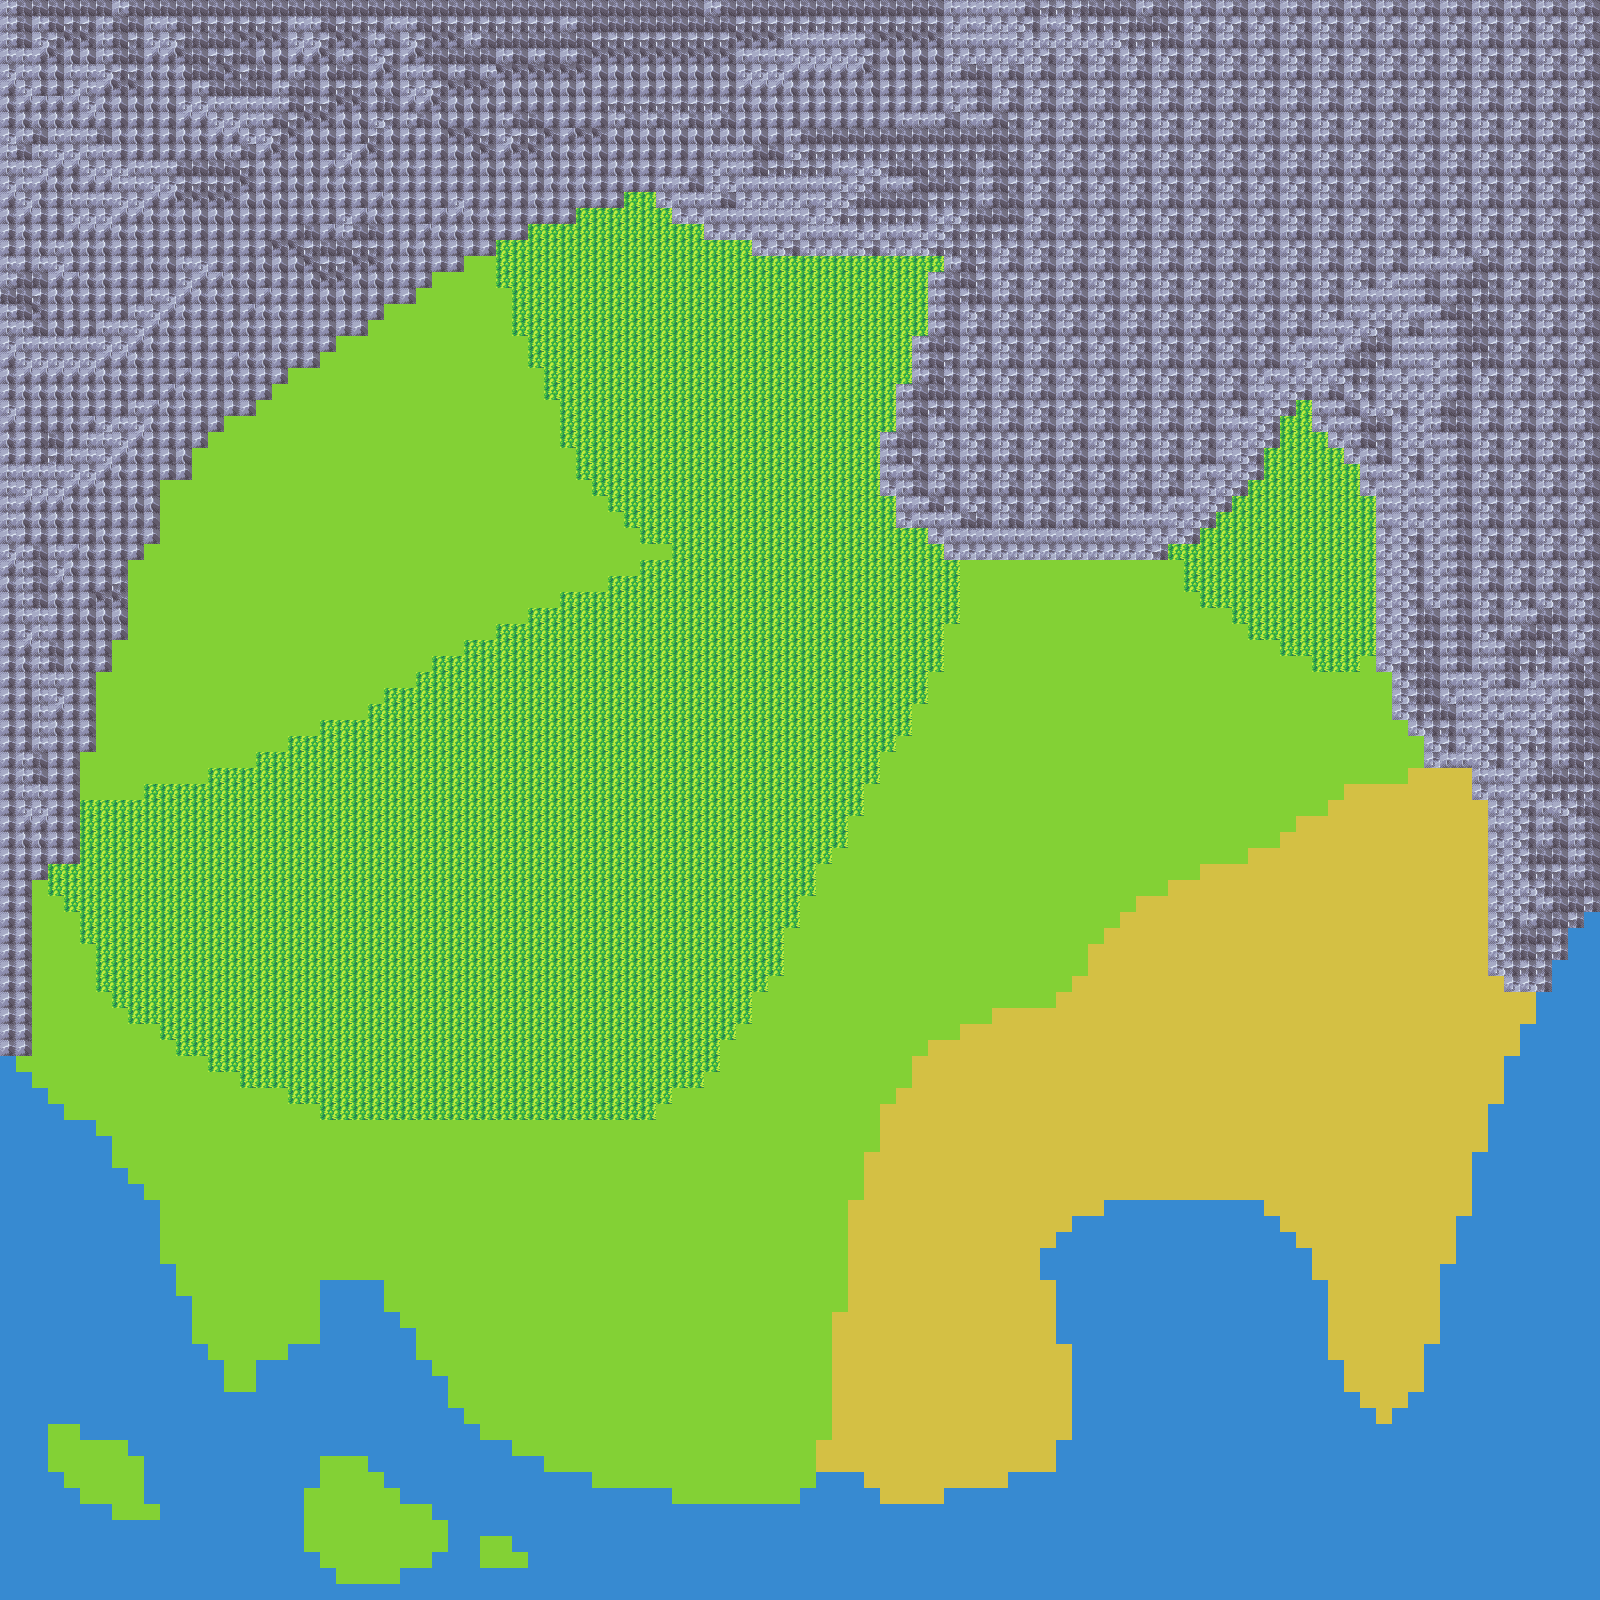

This game map was drawn from its Tiled (.tmx) file and the tilesets committed beside it. A one-line description and the trimmed map source follow:
An orthogonal 100x100 tile map with 16x16 px tiles, 1 tile layer (Background (Bottom)), 2 tilesets.

<map version="1.0" orientation="orthogonal" renderorder="right-down" width="100" height="100" tilewidth="16" tileheight="16" nextobjectid="1">
 <tileset firstgid="1" name="Overworld Plains" tilewidth="32" tileheight="32" tilecount="80" columns="8">
  <image source="tilesets/overworld1.png" width="256" height="336" />
 </tileset>
 <tileset firstgid="81" name="Overworld" tilewidth="16" tileheight="16" tilecount="189" columns="21">
  <image source="tilesets/overworld_1.png" width="336" height="144" />
 </tileset>
 <layer name="Background (Bottom)" width="100" height="100">
  <data>[10000 cells, 10000 non-empty, 14 distinct tile ids]</data>
 </layer>
</map>
